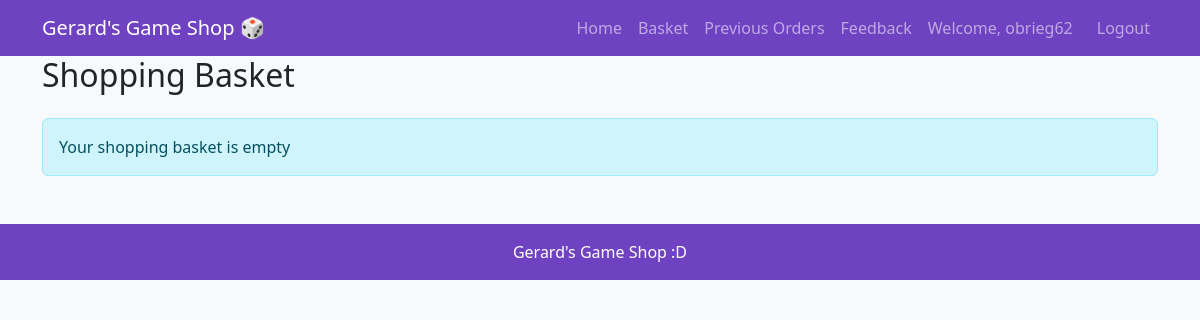
Before: /basket/ (signed in) with the older database file.
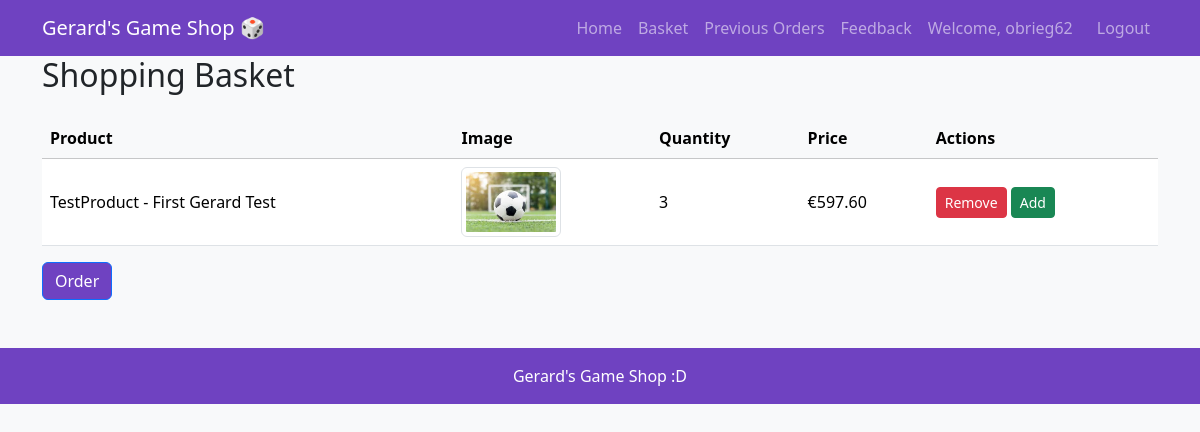
After: the same page with the newer database file.
### gerardshop/models.py (models this page shows)
class BasketItem(models.Model):
    id = models.AutoField(primary_key=True)
    basket_id = models.ForeignKey(Basket, on_delete=models.CASCADE)
    product_id = models.ForeignKey(Product, on_delete=models.CASCADE)
    quantity = models.IntegerField(default=1)
    def item_price(self):
        return self.product_id.price * self.quantity

class Product(models.Model):
    id = models.AutoField(primary_key=True)
    name = models.CharField(max_length=200, null=False)
    description = models.TextField(null = False)
    price = models.DecimalField(max_digits=6, decimal_places=2, default=0.0)
    product_image = models.FileField(upload_to='products')

### gerardshop/views.py (the view)
# urls.py: path('basket/', views.show_basket, name="show_basket"),
def show_basket(request):
    user = request.user
    basket = Basket.objects.filter(user_id=user, is_active=True).first()
    if basket is None:
        return render(request, 'basket.html', {'empty':True})
    else:
        sbi = BasketItem.objects.filter(basket_id=basket)
        if sbi.exists():
            return render(request, 'basket.html', {'basket':basket, 'sbi':sbi})
        else:
            return render(request, 'basket.html', {'empty':True})

### gerardshop/templates/basket.html (shortened to what this page needs)
{% extends 'base.html' %}
{% block content %}
<h2 class="mb-4">Shopping Basket</h2>
{% if empty %}
<p class="alert alert-info">Your shopping basket is empty</p>
{% else %}
<table class="table table-hover align-middle">
    <thead class="table-light">
        <tr>
            <th>Product</th>
            <th>Image</th>
            <th>Quantity</th>
            <th>Price</th>
            <th>Actions</th>
        </tr>
    </thead>
    <tbody>
        {% for item in sbi %}
        <tr>
            <td>{{ item.product_id.name }} - {{ item.product_id.description }}</td>
            <td><img src="{{ item.product_id.product_image.url }}" class="img-thumbnail" style="max-width:100px;"></td>
            <td>{{ item.quantity }}</td>
            <td>€{{ item.item_price }}</td>
            <td>
                <a href="/removeitem/{{ item.id }}" class="btn btn-sm btn-danger">Remove</a>
                <a href="/additem/{{ item.id }}" class="btn btn-sm btn-success">Add</a>
            </td>
        </tr>
        {% endfor %}
    </tbody>
</table>
<a href="/order/" class="btn btn-primary" style="background-color:#6f42c1; color:white;">Order</a>
{% endif %}
{% endblock %}

Changed rows visible on the page:
added BasketItem: product_id.name "TestProduct", product_id.description "First Gerard Test", product_id.product_image (picture), quantity "3", item_price "597.60"
Other visible differences:
text no longer shown: "Your shopping basket is empty"
text now shown: "Product Image Quantity Price Actions Order"
